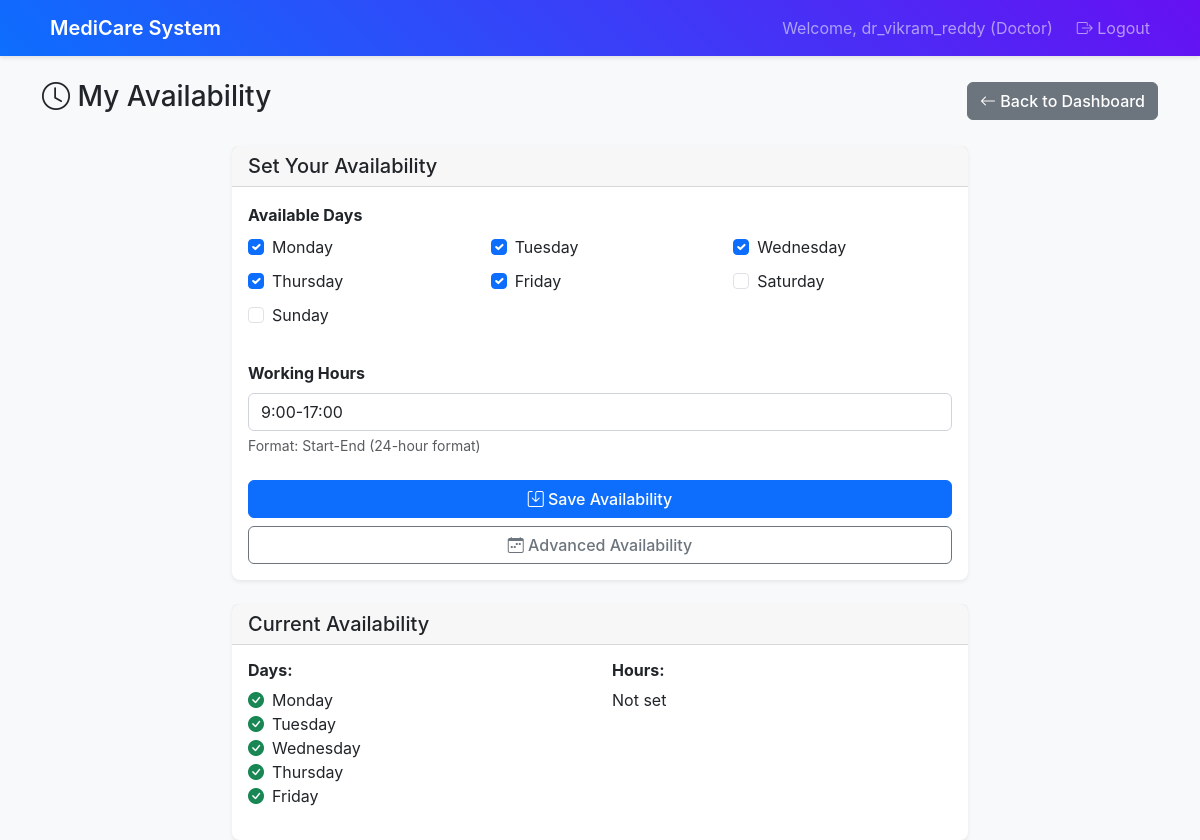
The page /doctor/availability (signed in) on the database as committed earlier.
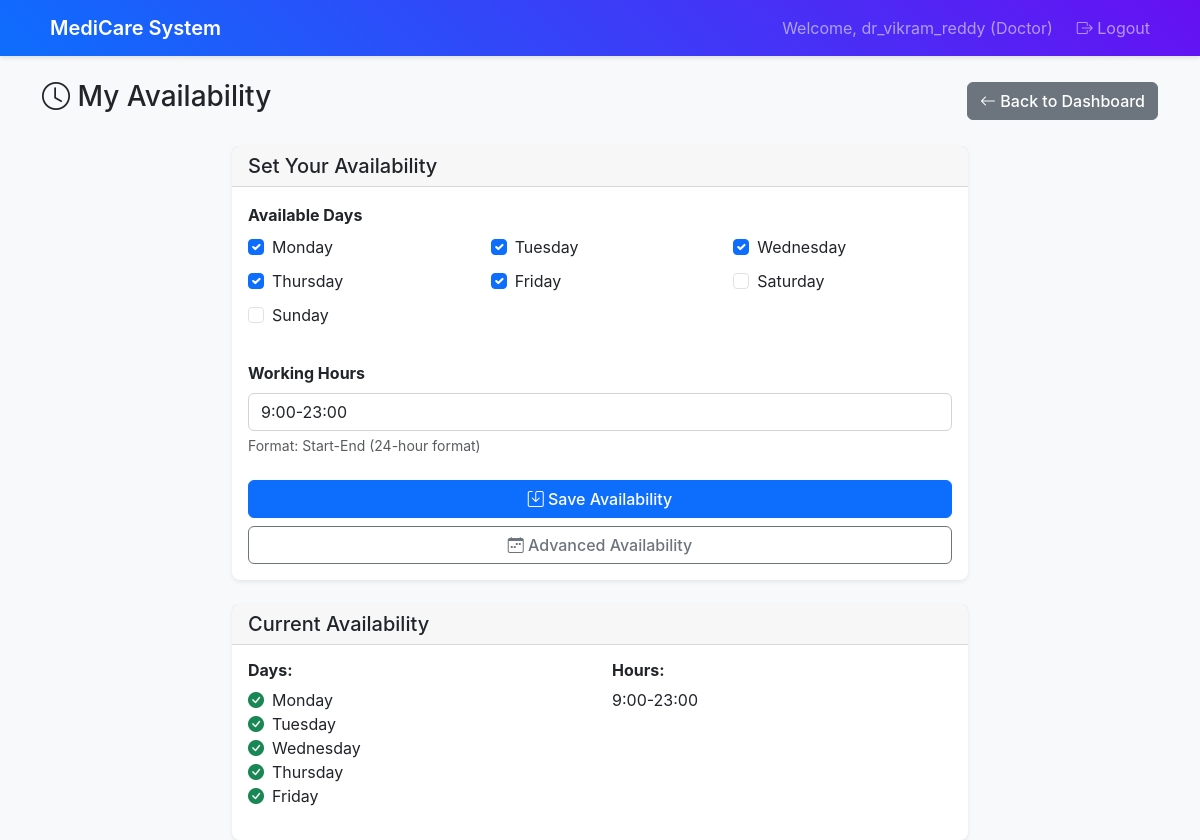
The same page on the database as committed later.
### app.py (models this page shows)
class Doctor(db.Model):
    __tablename__ = 'doctors'
    id: Mapped[int] = mapped_column(primary_key=True)
    user_id: Mapped[int] = mapped_column(db.ForeignKey('users.id'), nullable=False)
    name: Mapped[str] = mapped_column(nullable=False)
    specialization: Mapped[str] = mapped_column(nullable=True)
    phone: Mapped[str] = mapped_column(nullable=True)
    availability_days: Mapped[str] = mapped_column(nullable=True)
    availability_hours: Mapped[str] = mapped_column(nullable=True)
    availability_slots: Mapped[str] = mapped_column(nullable=True)
    created_at: Mapped[datetime] = mapped_column(default=datetime.utcnow)
    user = db.relationship('User', back_populates='doctor')
    appointments = db.relationship('Appointment', back_populates='doctor')

### routes.py (the view)
@app.route('/doctor/availability', methods=['GET', 'POST'])
@login_required
@role_required(['doctor'])
def doctor_availability():
    doctor = Doctor.query.join(User).filter(User.id == session['user_id']).first()
    if not doctor:
        flash('Doctor profile not found', 'error')
        return redirect(url_for('logout'))
    if request.method == 'POST':
        availability_days = request.form.getlist('availability_days')
        availability_hours = sanitize_input(request.form['availability_hours'])
        sanitized_days = [sanitize_input(day) for day in availability_days]
        errors = []
        valid_days = ['Monday', 'Tuesday', 'Wednesday', 'Thursday', 'Friday', 'Saturday', 'Sunday']
        for day in sanitized_days:
            if day not in valid_days:
                errors.append('Invalid day selected.')
                break
        if len(availability_hours) > 200:
            errors.append('Availability hours description must be less than 200 characters.')
        if errors:
            for error in errors:
                flash(error, 'error')
            available_days = doctor.availability_days.split(',') if doctor.availability_days else []
            if not available_days or available_days == ['']:
                available_days = ['Monday', 'Tuesday', 'Wednesday', 'Thursday', 'Friday']
            return render_template('doctor_availability.html',
                                 doctor=doctor,
                                 available_days=available_days,
                                 availability_hours=doctor.availability_hours)
        days_str = ','.join(sanitized_days) if sanitized_days else ''
        doctor.availability_days = days_str
        doctor.availability_hours = availability_hours
        db.session.commit()
        flash('Availability updated successfully!', 'success')
        return redirect(url_for('doctor_availability'))
    else:
        available_days = doctor.availability_days.split(',') if doctor.availability_days else []
        if not available_days or available_days == ['']:
            available_days = ['Monday', 'Tuesday', 'Wednesday', 'Thursday', 'Friday']
        return render_template('doctor_availability.html',
                             doctor=doctor,
                             available_days=available_days,
                             availability_hours=doctor.availability_hours)

### routes.py (called while the page is built)
def login_required(f):
    @wraps(f)
    def decorated_function(*args, **kwargs):
        if 'user_id' not in session:
            return redirect(url_for('login'))
        return f(*args, **kwargs)
    return decorated_function

def role_required(roles):
    def decorator(f):
        @wraps(f)
        def decorated_function(*args, **kwargs):
            if 'user_role' not in session or session['user_role'] not in roles:
                flash('Access denied. Insufficient permissions.', 'error')
                return redirect(url_for('login'))
            return f(*args, **kwargs)
        return decorated_function
    return decorator

### templates/doctor_availability.html (shortened to what this page needs)
{% extends "base.html" %}
{% block content %}
<div class="row">
    <div class="col-12">
        <div class="d-flex justify-content-between align-items-center mb-4">
            <h1 class="h3">
                <i class="bi bi-clock"></i> My Availability
            </h1>
            <a href="{{ url_for('doctor_dashboard') }}" class="btn btn-secondary">
                <i class="bi bi-arrow-left"></i> Back to Dashboard
            </a>
        </div>
    </div>
</div>
<div class="row">
    <div class="col-md-8 mx-auto">
        <div class="card">
            <div class="card-header">
                <h5 class="mb-0">Set Your Availability</h5>
            </div>
            <div class="card-body">
                <form method="POST">
                    <div class="mb-4">
                        <label class="form-label fw-bold">Available Days</label>
                        <div class="row">
                            {% set days = ['Monday', 'Tuesday', 'Wednesday', 'Thursday', 'Friday', 'Saturday', 'Sunday'] %}
                            {% for day in days %}
                            <div class="col-md-4 col-sm-6 mb-2">
                                <div class="form-check">
                                    <input class="form-check-input" type="checkbox" name="availability_days" value="{{ day }}" id="day_{{ loop.index }}"
                                           {% if day in available_days %}checked{% endif %}>
                                    <label class="form-check-label" for="day_{{ loop.index }}">
                                        {{ day }}
                                    </label>
                                </div>
                            </div>
                            {% endfor %}
                        </div>
                    </div>
                    <div class="mb-4">
                        <label for="availability_hours" class="form-label fw-bold">Working Hours</label>
                        <input type="text" class="form-control" id="availability_hours" name="availability_hours"
                               value="{{ availability_hours or '9:00-17:00' }}" placeholder="e.g., 9:00-17:00">
                        <div class="form-text">Format: Start-End (24-hour format)</div>
                    </div>
                    <div class="d-grid gap-2">
                        <button type="submit" class="btn btn-primary">
                            <i class="bi bi-save"></i> Save Availability
                        </button>
                        <a href="{{ url_for('advanced_doctor_availability') }}" class="btn btn-outline-secondary">
                            <i class="bi bi-calendar-week"></i> Advanced Availability
                        </a>
                    </div>
                </form>
            </div>
        </div>
        <div class="card mt-4">
            <div class="card-header">
                <h5 class="mb-0">Current Availability</h5>
            </div>
            <div class="card-body">
                <div class="row">
                    <div class="col-md-6">
                        <h6 class="fw-bold">Days:</h6>
                        {% if available_days %}
                            <ul class="list-unstyled">
                                {% for day in available_days %}
                                <li><i class="bi bi-check-circle-fill text-success me-2"></i>{{ day }}</li>
                                {% endfor %}
                            </ul>
                        {% else %}
                            <p class="text-muted">No days selected</p>
                        {% endif %}
                    </div>
                    <div class="col-md-6">
                        <h6 class="fw-bold">Hours:</h6>
                        <p>{{ availability_hours or 'Not set' }}</p>
                    </div>
                </div>
            </div>
        </div>
    </div>
</div>
{% endblock %}

Rows that differ between the two databases and show on the page:
now on this page (row edited): Doctor: availability_hours "9:00-23:00"
Other text that changed with them:
form field availability_hours: "9:00-17:00" → (not shown)
{{ availability_hours or 'Not set' }}: "Not set" → (not shown)
